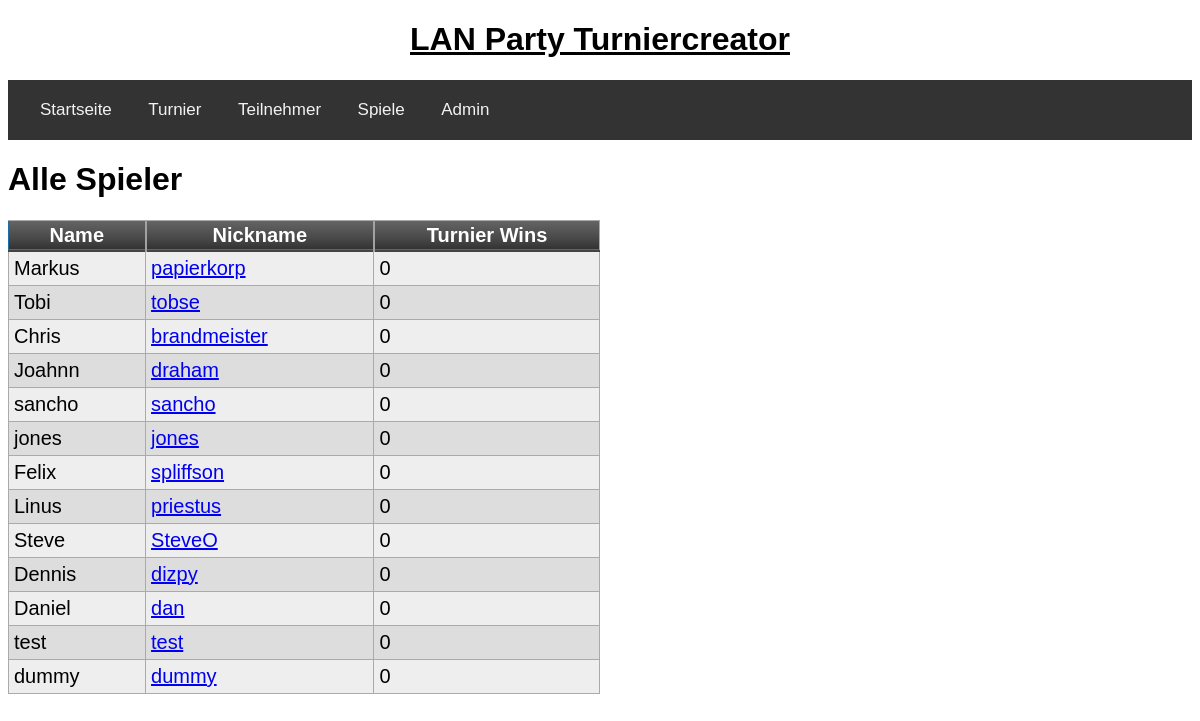
The app's page /teilnehmer with its own data.
### tables this page shows
CREATE TABLE teilnehmer(teilnehmerid integer primary key autoincrement, name text, nickname text unique);

### app/routes.py (the view)
@app.route('/teilnehmer', methods=["POST", "GET"])
def teilnehmer():
	alle_teilnehmer = get_all_teilnehmer()
	return render_template('player_all.html', title="Alle Teilnehmer Übersicht", alle_teilnehmer=alle_teilnehmer)

### app/db/db.py (called while the page is built)
def get_all_teilnehmer():
	query = 'select name, nickname from teilnehmer;'
	return execute_select_query(query)

def execute_select_query(query):
	try:
		cursor.execute(query)
		return cursor.fetchall()
	except sqlite3.IntegrityError as e:
		return "Integrity Error: " + str(e)
	connection.close()

### app/templates/player_all.html
{% extends "base.html" %}
{% block app_content %}
        <h1>Alle Spieler</h1>
        <table class="myTable">
            <thead>
                <tr>
                    <th>Name</th>
                    <th>Nickname</th>
                    <th>Turnier Wins</th>
                </tr>
            </thead>
            {% for teilnehmer in alle_teilnehmer %}
                <tr>
                    <td>{{ teilnehmer[0] }}</td>
                    <td><a href="{{ url_for("profil", nickname=teilnehmer[1]) }}">{{ teilnehmer[1] }}</a></td>
                    <td>0</td>
                </tr>
            {% endfor %}
        </table>
{% endblock %}

### app/static/index.css (style rules this page uses)
* { font-family: sans-serif; }

### app/static/tables.css (style rules this page uses)
table.myTable { border: 1px solid #1C6EA4; background-color: #EEEEEE; min-width: 50%; width: auto; text-align: left; border-collapse: collapse; }
table.myTable td, table.myTable th { border: 1px solid #AAAAAA; padding: 3px 2px; }
table.myTable tbody td { font-size: 20px; padding: 5px; }
table.myTable tr:nth-child(even) { background: #DDDDDD; }
table.myTable thead { background: #333333; background: -moz-linear-gradient(top, #666666 0%, #474747 66%, #333333 100%); background: -webkit-linear-gradient(top, #666666 0%, #474747 66%, #333333 100%); background: linear-gradient(to bottom, #666666 0%, #474747 66%, #333333 100%); border-bottom: 2px solid #444444; }
table.myTable thead th { font-size: 20px; font-weight: bold; color: #FFFFFF; text-align: center; border-left: 2px solid #A2A2A2; }
table.myTable thead th:first-child { border-left: none; }

### records on screen
teilnehmer: name "Markus", nickname "papierkorp"
teilnehmer: name "Tobi", nickname "tobse"
teilnehmer: name "Chris", nickname "brandmeister"
teilnehmer: name "Joahnn", nickname "draham"
teilnehmer: name "sancho", nickname "sancho"
teilnehmer: name "jones", nickname "jones"
teilnehmer: name "Felix", nickname "spliffson"
teilnehmer: name "Linus", nickname "priestus"
teilnehmer: name "Steve", nickname "SteveO"
teilnehmer: name "Dennis", nickname "dizpy"
teilnehmer: name "Daniel", nickname "dan"
teilnehmer: name "test", nickname "test"
teilnehmer: name "dummy", nickname "dummy"
